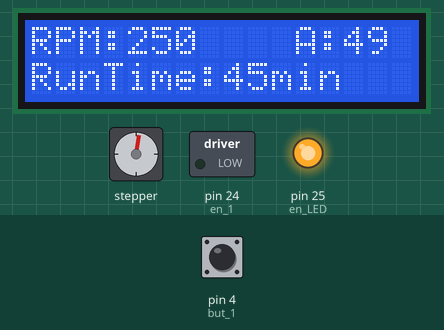
Recording of a sketch running on a simulated Arduino Mega 2560, built with avr-gcc and run on an emulated ATmega2560. On the bench: 16×2 character LCD, stepper motor, switched loads named in the sketch (green lamp = pin HIGH), output pins drawn as LEDs (lit = HIGH). Inputs (shaded band) come from the test bench; at power-on: pin 4 (but_1) HIGH. Stepper angles assume 200 steps per turn.

Above: at 0.5 s.
At 1.2 s:
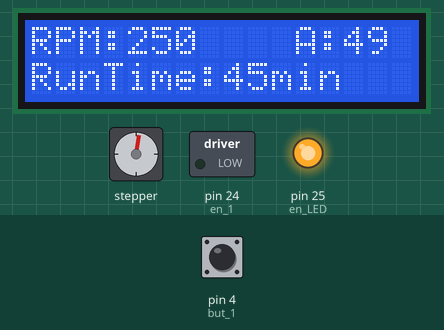
1.3 s: pin 4 (but_1) pulled LOW for 0.15 s
At 2.3 s:
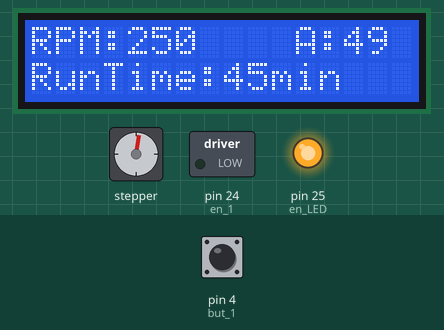
7.4 s: pin 4 (but_1) pulled LOW for 1 s
14.4 s: pin 4 (but_1) pulled LOW for 1 s
Timing chart, 0 to 73.9 s (numbered marks = the images above; inputs shaded):
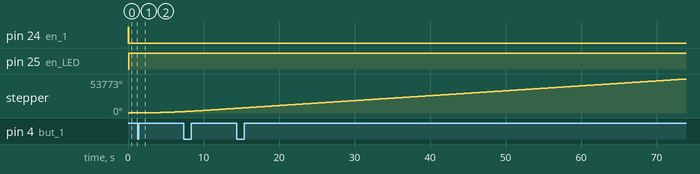

The sketch:

Centrifuge_2.0.ino
```cpp
//#include <MemoryFree.h>                     //checks free memory
#include <AccelStepper.h>
#include <LiquidCrystal.h>


#define dirPin 3
#define stepPin 2
#define motorInterfaceType 1
#define but_1 4
#define en_1 24
#define en_LED 25

AccelStepper stepper = AccelStepper(motorInterfaceType, stepPin, dirPin);
LiquidCrystal lcd(43, 42, 41, 40, 39, 38);

int sensorReading1;
float f;
int sensorReading;
float motorSpeed;
float steps;
float t;
int sensorReading2;
int a;
long spd;
long tme;
unsigned long millisK;
unsigned int seconds;
unsigned int minutes;
int val1;

void setup() {
  //Serial.print("a");                //foot print, mark these over code to tell where things crash
  pinMode (but_1, INPUT);
  pinMode (en_1, OUTPUT);
  digitalWrite(en_1, HIGH);
  pinMode (en_LED, OUTPUT);
  digitalWrite(en_LED, LOW);

  lcd.begin(16, 2);                   //LCD one time set up
  lcd.setCursor(0, 0);
  lcd.print("RPM:");
  lcd.setCursor(11, 0);
  lcd.print("A:");
  lcd.setCursor(0, 1);
  lcd.print("RunTime:");

  lcd.setCursor(10, 1);
  lcd.print("min");

  stepper.setCurrentPosition(0);
  //Serial.begin(57600);

}

void loop() {

  sensorReading1 = analogRead(A1);                     //TIME
  f = map(sensorReading1, 0, 1023, 0, 17472);          //max steps   (194steps/min * 90min = 17472)
  sensorReading = analogRead(A0);                      //RPM
  motorSpeed = map(sensorReading, 0, 1023, 0, 944);   //1002=531RPM     1350=715RPM    (RPM * 1.887 = value)
  steps = motorSpeed / 3.34 * f;                       //194f about equals 1 minute so 8685 lasts 45 minutes
  t = steps / motorSpeed / 3.34 / 17.29;
  sensorReading2 = analogRead(A2);                    //Accel
  a = map(sensorReading2, 0, 1023, 0, 99);
  stepper.setAcceleration(a);


  lcd.setCursor(4, 0);                            //LCD RPM
  spd = motorSpeed / 3.34 * 1.77;
  if (spd < 10) {
    lcd.print("0");
  }
  if (spd < 100) {
    lcd.print("0");
  }
  lcd.print(spd);

  lcd.setCursor(13, 0);                         //LCD Acceleration
  if (a < 10) {
    lcd.print("0");
  }
  lcd.print(a);

  tme = f / 194;                                //LCD run time
  lcd.setCursor(8, 1);
  if (tme < 10) {
    lcd.print("0");
  }
  lcd.print(tme);

  val1 = digitalRead(but_1);

  if (val1 == LOW) {
    digitalWrite(en_1, HIGH);
    digitalWrite(en_LED, LOW);
    stepper.setCurrentPosition(0);
  }

  if (val1 == HIGH) {
    stepper.setCurrentPosition(0);
    digitalWrite(en_1, LOW);
    digitalWrite(en_LED, HIGH);
    stepper.setAcceleration(a);
    stepper.setMaxSpeed(motorSpeed);

    stepper.moveTo(steps);                //make steps negative if you want to go opposite way
    stepper.run();

    millisK = millis() + 1000;


    while (stepper.isRunning()) {

      stepper.run();

      if (millis() > millisK) {         //countdown timer. try to keep things in if statements to reduce processing power
        seconds += 1;
        millisK = millisK + 1000;
      }
      if (seconds == 60) {
        seconds = 0;
        minutes += 1;
        lcd.setCursor(8, 1);
        if ((tme - minutes) < 10) {
          lcd.print("0");
        }
        lcd.print(tme - minutes);
        //Serial.print(tme - minutes);                //Serial print
        //Serial.print("mins");
        //Serial.print("\r\n");                      //Return
        //Serial.print("freeMemory()=");           //Frememory library prints how much ram is left
        //Serial.println(freeMemory());

      }
    }
  }
}
```
